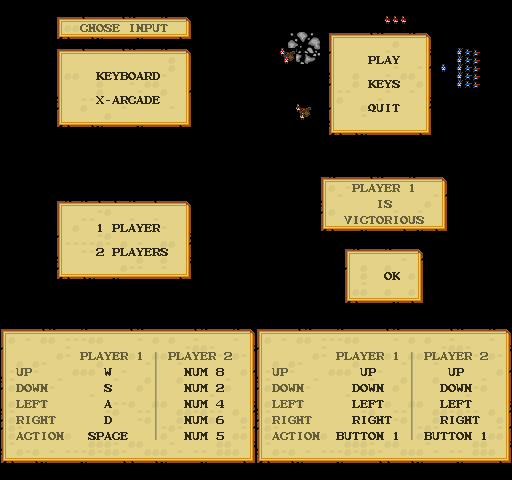

The image is a tile-based game level rendered from a .tmx file. Its description and source (layers, tilesets, objects; grid data summarised) follow:
An orthogonal 64x60 tile map with 8x8 px tiles, 3 tile layers (Background, Text, DimedText) and 18 objects (10x keys, 3x menu, 2x key, 2x player, end).

<map version="1.0" orientation="orthogonal" renderorder="right-down" width="64" height="60" tilewidth="8" tileheight="8" nextobjectid="24">
 <tileset firstgid="1" name="tileset" tilewidth="8" tileheight="8">
  <image source="../textures/tileset.png" width="128" height="256" />
 </tileset>
 <layer name="Background" width="64" height="60">
  <data>[3840 cells, 3840 non-empty, 20 distinct tile ids]</data>
 </layer>
 <layer name="Text" width="64" height="60" opacity="0.8">
  <data>[3840 cells, 159 non-empty, 57 distinct tile ids]</data>
 </layer>
 <layer name="DimedText" width="64" height="60" opacity="0.55">
  <data>[3840 cells, 121 non-empty, 22 distinct tile ids]</data>
 </layer>
 <objectgroup name="Cursors">
  <object id="1" type="key" x="80" y="72" width="8" height="8" />
  <object id="2" type="key" x="80" y="96" width="8" height="8" />
  <object id="3" type="menu" x="352" y="56" width="8" height="8" />
  <object id="4" type="menu" x="352" y="80" width="8" height="8" />
  <object id="5" type="menu" x="352" y="104" width="8" height="8" />
  <object id="7" type="player" x="80" y="224" width="8" height="8" />
  <object id="8" type="player" x="80" y="248" width="8" height="8" />
  <object id="9" type="end" x="368" y="272" width="8" height="8" />
  <object id="13" type="keys" x="72" y="368" width="8" height="8" />
  <object id="14" type="keys" x="72" y="384" width="8" height="8" />
  <object id="15" type="keys" x="72" y="400" width="8" height="8" />
  <object id="16" type="keys" x="72" y="416" width="8" height="8" />
  <object id="17" type="keys" x="72" y="432" width="8" height="8" />
  <object id="18" type="keys" x="160" y="368" width="8" height="8" />
  <object id="19" type="keys" x="160" y="384" width="8" height="8" />
  <object id="20" type="keys" x="160" y="400" width="8" height="8" />
  <object id="21" type="keys" x="160" y="416" width="8" height="8" />
  <object id="22" type="keys" x="160" y="432" width="8" height="8" />
 </objectgroup>
</map>
